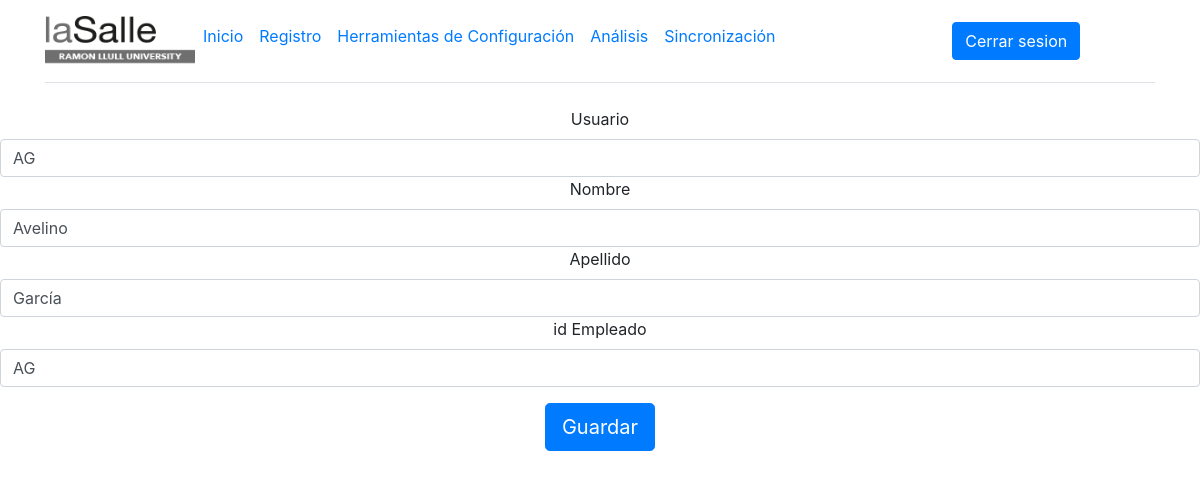
The app's page /Herramientas/EditarEmpleado/3 (signed in) with its own data.
### FlaskPresencia/models.py (models this page shows)
class User(db.Model, UserMixin):
    id = db.Column(db.Integer, primary_key=True)
    username = db.Column(db.String(50), nullable = False, unique=True)
    password = db.Column(db.String(250), nullable = False)
    nombre = db.Column(db.String(250), nullable = True)
    apellido = db.Column(db.String(250), nullable = True)
    id_Empleado = db.Column(db.String(250), nullable = True)
    rol_admin = db.Column(db.Boolean, nullable = True, default=False)

### FlaskPresencia/rutas.py (the view)
@app.route('/Herramientas/EditarEmpleado/<id>', methods=['GET', 'POST'])
@login_required
def editar_empleado(id):
    empleado = User.query.filter_by(id=id).first()
    if empleado:
        formulario = FormEmpleado(formdata=request.form, obj=empleado)
        if request.method == 'POST' and formulario.validate():
            formulario.populate_obj(empleado)
            db.session.commit()
            return redirect(url_for('Herramientas'))
        return render_template('EditarEmpleado.html', form=formulario)
    else:
        return redirect(url_for('inicio'))

### FlaskPresencia/form.py
class FormEmpleado(FlaskForm):
    username = StringField(validators=[InputRequired(), Length(min=0, max=50)], render_kw={"placeholder": "username"},
    id="username", label="Nombre de usuario")
    nombre = StringField(validators=[InputRequired(), Length(min=0, max=50)], render_kw={"placeholder": "nombre"},
    id="nombre", label="Nombre")
    apellido = StringField(validators=[InputRequired(), Length(min=0, max=50)], render_kw={"placeholder": "apellido"},
    id="apellido", label="Apellido")
    id_Empleado = StringField(validators=[InputRequired(), Length(min=0, max=50)], render_kw={"placeholder": "id_Empleado"},
    id="id_Empleado", label="ID Empleado")
    submit = SubmitField('Guardar', id="submit")

### FlaskPresencia/rutas.py (called while the page is built)
@login_manager.user_loader
def load_user(user_id):
    return User.query.get(int(user_id))

### FlaskPresencia/templates/EditarEmpleado.html (shortened to what this page needs)
{% extends './base.html' %}
{% block body %}
{% include './nav.html' %}
<form class="form-signin" method="POST" action="">
    <div class="form-group">
    <label for="username">Usuario</label>
    {{ form.username }}
    <label for="nombre">Nombre</label>
    {{ form.nombre }}
    <label for="apellido">Apellido</label>
    {{ form.apellido }}
    <label for="id_Empleado">id Empleado</label>
    {{ form.id_Empleado }}
    </div>
    <div class="checkbox mb-3">
        <label>
            {{ form.submit }}
        </label>
    </div>
</form>
{% endblock %}

### records on screen
User: username "AG", nombre "Avelino", apellido "García", id_Empleado "AG"
